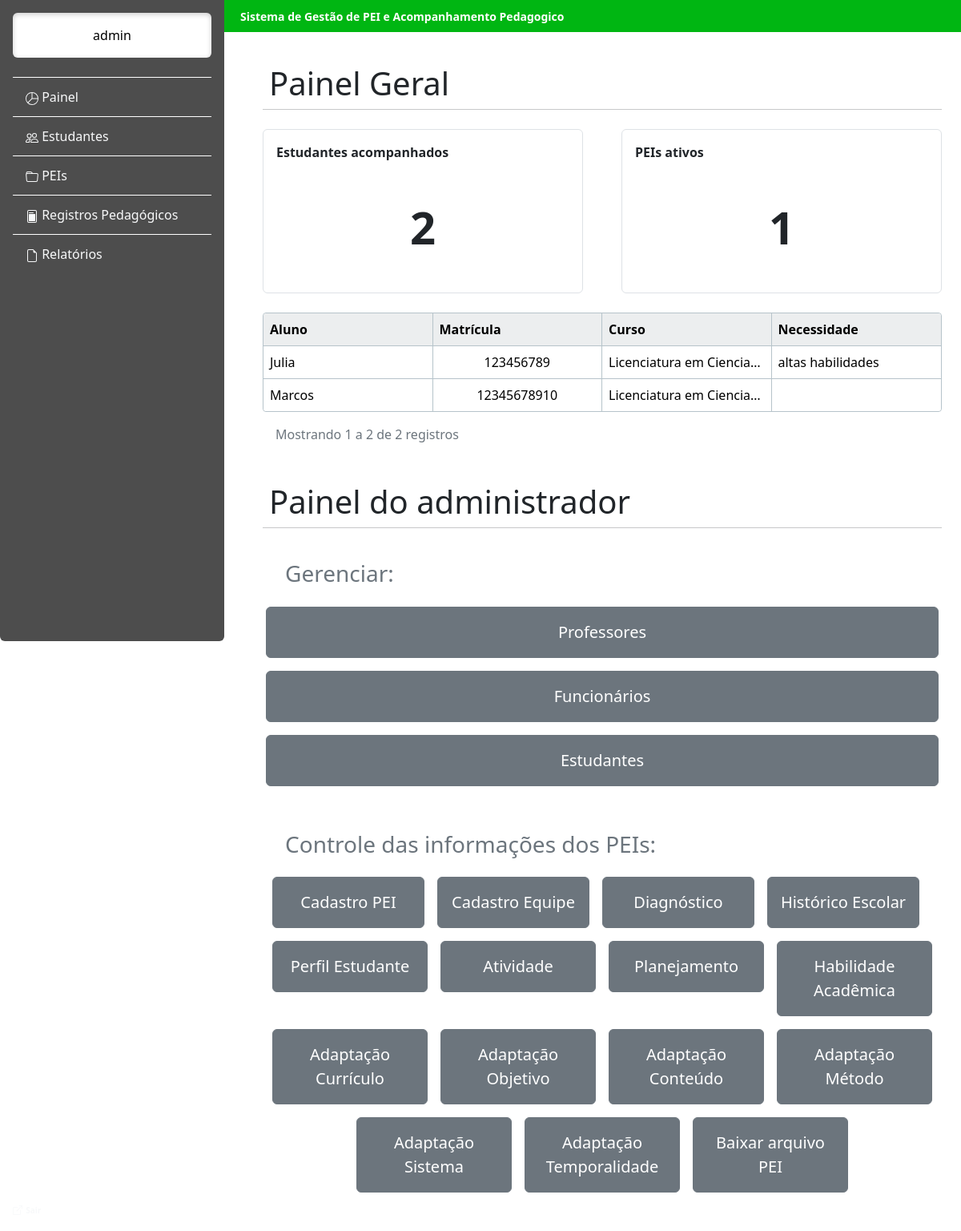
/estudante/painel_administrador/ (signed in), run on an earlier commit of the app's database.
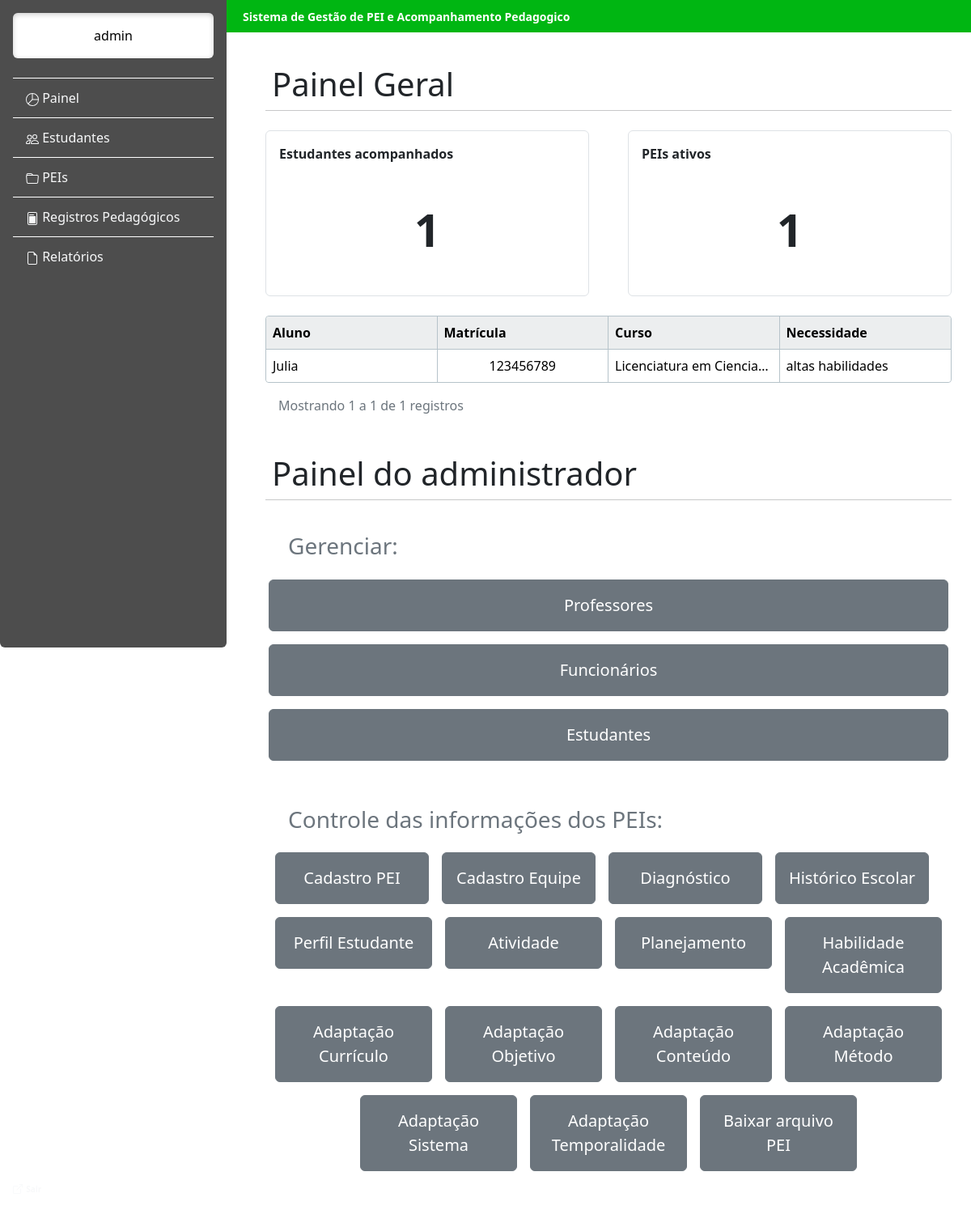
And on a later commit of the database.
### estudante/models.py (models this page shows, shortened)
class Estudante(models.Model):
    cpf = models.BigIntegerField()
    matricula = models.BigIntegerField(primary_key=True)
    nome = models.CharField(max_length=255)
    data_de_nascimento = models.DateField()
    curso = models.CharField(max_length=255)
    periodo = models.IntegerField()
    turma = models.CharField(max_length=255)
    ingresso = models.DateField()
    nota = models.FloatField()
    telefone = models.CharField(max_length=255)
    email = models.EmailField()
    pai = models.CharField(max_length=255)
    mae = models.CharField(max_length=255)
    telefone_responsavel = models.CharField(max_length=255)
    email_responsavel = models.CharField(max_length=255)

class Diagnostico(models.Model):
    laudo = models.CharField(max_length=255)
    texto = models.TextField()
    ano_diagnostico = models.IntegerField()
    atendimento_fora_da_escola = models.CharField()
    texto_atendimento = models.TextField()
    estudante =  models.OneToOneField(Estudante, on_delete=models.CASCADE)

### estudante/views.py (the view)
# urls.py: path("painel_administrador/", views.painel_administrador, name="painel_administrador"),
def painel_administrador(request):
    if not request.session.get("sistema_professor_cpf"):
        return redirect("login")
    if request.method == "GET":
        estudantes = Estudante.objects.all().order_by("nome")
        paginas = Paginator(estudantes, 9)  # isso aqui faz a divisão da quantidade de estudantes em tabelas de 9 em 9, ou menos
        pagina = request.GET.get("page")  # isso aqui é para saber qual paginas entre, as divisões feitas, foi pedida pelo user
        estudantes = paginas.get_page(pagina)  # coloca os estudantes divididos na variavel estudante
        return render(request, "painel_administrador.html", {
            'nome': request.session["sistema_professor_nome"],
            "total_estudantes": Estudante.objects.count(),
            "total_peis": PEI.objects.count(),
            "estudantes": estudantes})

### estudante/templates/painel_administrador.html (shortened to what this page needs)
<!doctype html>
<html lang="pt-BR">
<head>
</head>
<body class="d-flex">
    {% include 'barra_lateral.html' %}
    <main class="flex-grow-1 p-5">
        <div class="topbar fw-bold" style=" background-color: #00B612; color: #ffffff; font-size: 14px;">
            Sistema de Gestão de PEI e Acompanhamento Pedagogico
        </div>
        <br>
        <div class="display-6 p-2">
            Painel Geral
        </div>
        <hr class="w-100  m-0 p-0 border-dark">
        <br>
        <div class="d-flex flex-nowrap justify-content-center gap-5">
            <div class=" border rounded" style="width: 400px;">
                <div class="fw-bold pt-3 pe-0 pb-0 ps-3">
                    Estudantes acompanhados
                </div>
                <div class="display-4 d-flex fw-bold justify-content-center p-5">
                    {{ total_estudantes }}
                </div>
            </div>
            <div class=" border rounded" style="width: 400px;">
                <div class="fw-bold pt-3 pe-0 pb-0 ps-3">
                    PEIs ativos
                </div>
                <div class="display-4 d-flex fw-bold justify-content-center p-5">
                    {{ total_peis }}
                </div>
            </div>
        </div>
        <br>
        <table class="table w-100 mb-0 tabela-customizada">
            <thead>
                <tr>
                    <th class="p-2">Aluno</th>
                    <th class="p-2">Matrícula</th>
                    <th class="p-2">Curso</th>
                    <th class="p-2">Necessidade</th>
                </tr>
            </thead>
            <tbody>
                {% for estudante in estudantes %}
                <tr>
                    <td class="p-2">{{ estudante.nome }}</td>
                    <td class="text-center p-2">{{ estudante.matricula }}</td>
                    <td class="p-2">{{ estudante.curso }}</td>
                    <td class="p-2">{{ estudante.diagnostico.laudo }}</td>
                </tr>
                {% endfor %}
            </tbody>
        </table>
        <div class="d-flex justify-content-between align-items-center p-3">
            <div class="text-secondary">
                Mostrando {{estudantes.start_index}} a {{estudantes.end_index}} de {{ estudantes.paginator.count }} registros
            </div>
        </div>
        <br>
        <div class="display-6 p-2">
            Painel do administrador
        </div>
        <hr class="w-100  m-0 p-0 border-dark">
        <br>
        <div class="container w-100">
            <div class="text-secondary h3 p-3">Gerenciar: </div>
            <div class="row justify-content-center g-3 mb-3">
                    <a href="{% url 'gerenciar_professor' %}" class="btn btn-secondary fs-5 w-100 py-3">
                        Professores
                    </a>
                    <a href="{% url 'gerenciar_funcionario' %}" class="btn btn-secondary fs-5 w-100 py-3">
                        Funcionários
                    </a>
                    <a href="{% url 'gerenciar_estudante' %}" class="btn btn-secondary fs-5 w-100 py-3">
                        Estudantes
                    </a>
            </div>
            <br>
            <div class="text-secondary h3 p-3">Controle das informações dos PEIs: </div>
            <div class="row justify-content-center g-3 mb-3 w-100">
                <div class="col-md-3"><a href="{% url 'pei' %}" class="btn btn-secondary fs-5 w-100 py-3">Cadastro PEI</a></div>
                <div class="col-md-3"><a href="{% url 'cadastro_equipe' %}" class="btn btn-secondary fs-5 w-100 py-3">Cadastro Equipe</a></div>
                <div class="col-md-3"><a href="{% url 'diagnostico' %}" class="btn btn-secondary fs-5 w-100 py-3">Diagnóstico</a></div>
                <div class="col-md-3"><a href="{% url 'historico_escolar' %}" class="btn btn-secondary fs-5 w-100 py-3">Histórico Escolar</a></div>
            </div>
            <div class="row justify-content-center g-3 mb-3">
                <div class="col-md-3"><a href="{% url 'perfil_estudante' %}" class="btn btn-secondary fs-5 w-100 py-3">Perfil Estudante</a></div>
                <div class="col-md-3"><a href="{% url 'atividade' %}" class="btn btn-secondary fs-5 w-100 py-3">Atividade</a></div>
                <div class="col-md-3"><a href="{% url 'planejamento' %}" class="btn btn-secondary fs-5 w-100 py-3">Planejamento</a></div>
                <div class="col-md-3"><a href="{% url 'habilidade_academica' %}" class="btn btn-secondary fs-5 w-100 py-3">Habilidade Acadêmica</a></div>
            </div>
            <div class="row justify-content-center g-3 mb-3">
                <div class="col-md-3"><a href="{% url 'adaptacao_curriculo' %}" class="btn btn-secondary fs-5 w-100 py-3">Adaptação Currículo</a></div>
                <div class="col-md-3"><a href="{% url 'adaptacao_objetivo' %}" class="btn btn-secondary fs-5 w-100 py-3">Adaptação Objetivo</a></div>
                <div class="col-md-3"><a href="{% url 'adaptacao_conteudo' %}" class="btn btn-secondary fs-5 w-100 py-3">Adaptação Conteúdo</a></div>
                <div class="col-md-3"><a href="{% url 'adaptacao_metodo' %}" class="btn btn-secondary fs-5 w-100 py-3">Adaptação Método</a></div>
            </div>
            <div class="row justify-content-center g-3">
                <div class="col-md-3"><a href="{% url 'adaptacao_sistema' %}" class="btn btn-secondary fs-5 w-100 py-3">Adaptação Sistema</a></div>
                <div class="col-md-3"><a href="{% url 'adaptacao_temporalidade' %}" class="btn btn-secondary fs-5 w-100 py-3">Adaptação Temporalidade</a></div>
                <div class="col-md-3"><a href="{% url 'gerar_pdf' %}" class="btn btn-secondary fs-5 w-100 py-3">Baixar arquivo PEI</a></div>
            </div>
        </div>
    </main>
</body>
</html>

### estudante/templates/barra_lateral.html (shortened to what this page needs)
<!DOCTYPE html>
<html lang="pt-BR">
<head>
    <link href="https://cdn.jsdelivr.net/npm/bootstrap@5.3.8/dist/css/bootstrap.min.css" rel="stylesheet">
</head>
<body>
    <div class="barra-lateral d-flex flex-column flex-shrink-0 p-3 vh-100 rounded-bottom">
        <a class="nav-link text-center text-black rounded bg-white p-3" style="box-shadow: inset 0 2px 6px rgba(0,0,0,0.2);" > {{ nome }} </a>
        <br>
        <ul class="barra-lateral-link nav nav-pills flex-column mb-auto">
            <li class="nav-item">
                <a href="/estudante/painel_administrador/#" class="nav-link link-light" aria-current="page">
                    <svg xmlns="http://www.w3.org/2000/svg" width="16" height="16" fill="currentColor" class="bi bi-pie-chart" viewBox="0 0 16 16">
                      <path d="M7.5 1.018a7 7 0 0 0-4.79 11.566L7.5 7.793zm1 0V7.5h6.482A7 7 0 0 0 8.5 1.018M14.982 8.5H8.207l-4.79 4.79A7 7 0 0 0 14.982 8.5M0 8a8 8 0 1 1 16 0A8 8 0 0 1 0 8"/>
                    </svg>
                    Painel
                </a>
            </li>
            <li>
                <a href="/estudante/estudante_cadastrado/#" class="nav-link link-light">
                    Estudantes
                </a>
            </li>
            <li>
                <a href="#" class="nav-link link-light">
                    PEIs
                </a>
            </li>
            <li>
                <a href="#" class="nav-link link-light">
                    Registros Pedagógicos
                </a>
            </li>
            <li>
                <a href="#" class="nav-link link-light">
                    <svg xmlns="http://www.w3.org/2000/svg" width="16" height="16" fill="currentColor" class="bi bi-file-earmark" viewBox="0 0 16 16">
                      <path d="M14 4.5V14a2 2 0 0 1-2 2H4a2 2 0 0 1-2-2V2a2 2 0 0 1 2-2h5.5zm-3 0A1.5 1.5 0 0 1 9.5 3V1H4a1 1 0 0 0-1 1v12a1 1 0 0 0 1 1h8a1 1 0 0 0 1-1V4.5z"/>
                    </svg>
                    Relatórios
            </a>
            </li>
        </ul>
        <div class="mt-auto">
            <a href="{% url 'sair' %}" class="nav-link link-light fixed-bottom p-3">
                <strong class="txt-ot"> Sair </strong>
            </a>
        </div>
    </div>
</body>
</html>

### estudante/templates/barra_lateral.html (style rules this page uses)
.txt-ot { font-size: 10px; }
main { margin-left: 280px; padding: 20px; }
.barra-lateral { position: fixed; top: 0; left: 0; width: 280px; height: 100vh; background-color: #4D4D4D; color: white; }
.barra-lateral-link .nav-link { color: white; border-top: 1px solid white; border-radius: 0; padding: 12px 16px; }
.topbar { position: fixed; top: 0; left: 280px; right: 0; height: 40px; background: #00B612; color: white; display: flex; align-items: center; padding: 0 20px; z-index: 1000; }
.tabela-customizada { width:100%; table-layout:fixed; border-collapse:separate; border-spacing:0; border: 1px solid #B6C3CA; border-radius:4px; }
.tabela-customizada td, .tabela-customizada th { border-right: 1px solid #B6C3CA; vertical-align:middle; white-space:nowrap; overflow:hidden; text-overflow:ellipsis; }
.tabela-customizada thead th { background:#ECEEEF; border-right: 1px solid #B6C3CA; border-bottom: 1px solid #B6C3CA; font-weight:600; }
.tabela-customizada thead th:first-child { border-top-left-radius:4px; }
.tabela-customizada thead th:last-child { border-top-right-radius:4px; }
.tabela-customizada tbody tr:last-child td:first-child { border-bottom-left-radius:4px; }
.tabela-customizada tbody tr:last-child td:last-child { border-bottom-right-radius:4px; }
.tabela-customizada th:last-child, .tabela-customizada td:last-child { border-right: none; }
.tabela-customizada tbody tr:last-child td { border-bottom: none; }

What changed in the data, as far as the page shows it:
removed Estudante: nome "Marcos", matricula "12345678910", curso "Licenciatura em Ciencia…"
Also different on the page:
{{ total_estudantes }}: "2" → "1"
{{ estudantes.end_index }}: "2" → "1"
{{ estudantes.paginator.count }}: "2" → "1"
